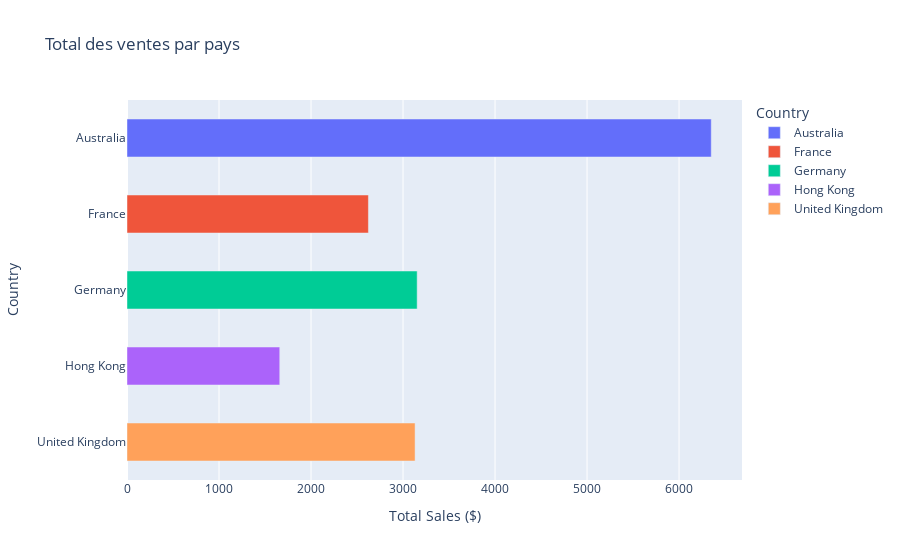

This figure's notebook cell:
### Code cell
# Configuration du graphique
bar_fig = px.bar(
    data_frame=ecom_sales, x='Total Sales ($)', y='Country', color='Country',
    orientation='h', title='Total des ventes par pays')

# Espacement entre les barres
bar_fig.update_layout({'bargap': 0.5}) 

# Affichage du graphique
bar_fig.show()

### Figure 1 — Plotly figure (JSON) as saved in the notebook; plotly's stock layout.template omitted (floating-point values rounded to 4 significant figures)
{"data": [{"alignmentgroup": "True", "hovertemplate": "Country=%{y}<br>Total Sales ($)=%{x}<extra></extra>", "legendgroup": "Australia", "marker": {"color": "#636efa", "pattern": {"shape": ""}}, "name": "Australia", "offsetgroup": "Australia", "orientation": "h", "showlegend": true, "textposition": "auto", "type": "bar", "x": [6350.0], "xaxis": "x", "y": ["Australia"], "yaxis": "y"}, {"alignmentgroup": "True", "hovertemplate": "Country=%{y}<br>Total Sales ($)=%{x}<extra></extra>", "legendgroup": "France", "marker": {"color": "#EF553B", "pattern": {"shape": ""}}, "name": "France", "offsetgroup": "France", "orientation": "h", "showlegend": true, "textposition": "auto", "type": "bar", "x": [2624.0], "xaxis": "x", "y": ["France"], "yaxis": "y"}, {"alignmentgroup": "True", "hovertemplate": "Country=%{y}<br>Total Sales ($)=%{x}<extra></extra>", "legendgroup": "Germany", "marker": {"color": "#00cc96", "pattern": {"shape": ""}}, "name": "Germany", "offsetgroup": "Germany", "orientation": "h", "showlegend": true, "textposition": "auto", "type": "bar", "x": [3154.0], "xaxis": "x", "y": ["Germany"], "yaxis": "y"}, {"alignmentgroup": "True", "hovertemplate": "Country=%{y}<br>Total Sales ($)=%{x}<extra></extra>", "legendgroup": "Hong Kong", "marker": {"color": "#ab63fa", "pattern": {"shape": ""}}, "name": "Hong Kong", "offsetgroup": "Hong Kong", "orientation": "h", "showlegend": true, "textposition": "auto", "type": "bar", "x": [1660.0], "xaxis": "x", "y": ["Hong Kong"], "yaxis": "y"}, {"alignmentgroup": "True", "hovertemplate": "Country=%{y}<br>Total Sales ($)=%{x}<extra></extra>", "legendgroup": "United Kingdom", "marker": {"color": "#FFA15A", "pattern": {"shape": ""}}, "name": "United Kingdom", "offsetgroup": "United Kingdom", "orientation": "h", "showlegend": true, "textposition": "auto", "type": "bar", "x": [3131.0], "xaxis": "x", "y": ["United Kingdom"], "yaxis": "y"}], "layout": {"bargap": 0.5, "barmode": "relative", "legend": {"title": {"text": "Country"}, "tracegroupgap": 0}, "title": {"text": "Total des ventes par pays"}, "xaxis": {"anchor": "y", "domain": [0, 1], "title": {"text": "Total Sales ($)"}}, "yaxis": {"anchor": "x", "categoryarray": ["United Kingdom", "Hong Kong", "Germany", "France", "Australia"], "categoryorder": "array", "domain": [0, 1], "title": {"text": "Country"}}}}
